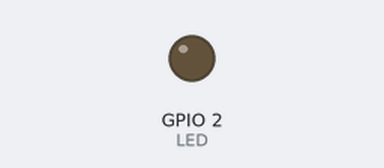
This sketch was run on a simulated ESP8266 (NodeMCU). Parts: output pins drawn as LEDs (lit = HIGH). WiFi joins after 1.5 s; servers stay silent unless stated; random numbers use the default seed unless the sketch sets one; the Firebase database answers and starts empty; what the sketch prints to the serial monitor is not drawn.

Above: at 0.1 s.
At 6.5 s:
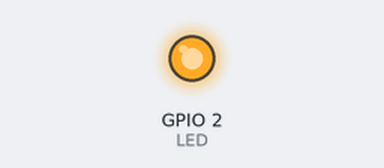
Timing chart, 0 to 8.0 s (numbered marks = the images above):
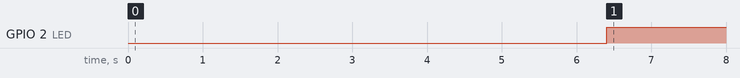

The sketch:

Firebase_populate_ESP8266_mess.ino
```cpp
// (licence header left out)
// FirebaseDemo_ESP8266 is a sample that demo the different functions
// of the FirebaseArduino API.

#include <ESP8266WiFi.h>
#include <FirebaseArduino.h>

// Set these to run
#define FIREBASE_HOST "iot-noise-level-dsd.firebaseio.com"
#define FIREBASE_AUTH "VCjLtgWIOm9R3DgOdO2FJ3MyBhcCLBSoqdgIdxaS"
#define WIFI_SSID "ROBU_baseStation"
#define WIFI_PASSWORD "robulab123"
#define UB4_lat "23.782077"
#define UB4_lng "90.407337" //var Mess = { lat: 23.782077, lng: 90.407337 };
String name = "Sensor_MESS";

long n = 0;

int LED = 2;   //builtin blue led

void setup() {
  Serial.begin(9600);
  pinMode(LED, OUTPUT);     // Initialize the LED_BUILTIN pin as an output
  randomSeed(analogRead(A0)); // randomSeed() will shuffle the random function on  A0


  // connect to wifi.
  WiFi.begin(WIFI_SSID, WIFI_PASSWORD);
  Serial.print("connecting");
  while (WiFi.status() != WL_CONNECTED) {
    Serial.print(".");
    delay(500);
  }
  Serial.println();
  Serial.print("connected: ");
  Serial.println(WiFi.localIP());

  Firebase.begin(FIREBASE_HOST, FIREBASE_AUTH);
  init_firebase();
}

void loop() {

  // increment counter value
  Firebase.setInt(name+"/count", n++);
  // handle error
  if (Firebase.failed()) {
      Serial.print("setting /number failed:");
      Serial.println(Firebase.error());
      return;
  }
  delay(500);

   //set value
   int r=random(35, 55);
  Firebase.setInt(name+"/currentNoise", r);
  // handle error
  if (Firebase.failed()) {
      Serial.print("setting /number failed:");
      Serial.println(Firebase.error());
      return;
  }
  delay(500);
  // append a new value to /fakelogs
  Firebase.pushInt(name+"/log/", r);
  // handle error
  if (Firebase.failed()) {
      Serial.print("pushing /logs failed:");
      Serial.println(Firebase.error());
      return;
  }


  delay(1000);
  digitalWrite(LED, LOW);   // Turn the LED on (Note that LOW is the voltage level
                                    // but actually the LED is on; this is because
                                    // it is acive low on the ESP-01)
  delayMicroseconds(200);                      // Wait for a second
  digitalWrite(LED, HIGH);  // Turn the LED off by making the voltage HIGH

}

///////////////functions///////////////////////
 void init_firebase(){

  // set centre value
  Firebase.setString(name+"/center/lat", UB4_lat);
  // handle error
  if (Firebase.failed()) {
      Serial.print("setting /number failed:");
      Serial.println(Firebase.error());
      return;
  }
  delay(500);
  Firebase.setString(name+"/center/lng", UB4_lng);
  // handle error
  if (Firebase.failed()) {
      Serial.print("setting /number failed:");
      Serial.println(Firebase.error());
      return;
  }
  delay(500);

  // update counter at startup
  Serial.print("count: ");
  Serial.println(n=(int)Firebase.getInt(name+"/count"));
  delay(1000);

}
```

Measured:
- by itself, GPIO 2 (LED): LOW → HIGH at 6.4 s
